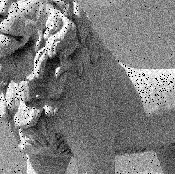
#> input picture source.jpg, 175 x 174 px
$ python imreg.py
#> lines starting #> are read from the running program, lines starting #| are printed output that depends on the picture
import cv2
import numpy as np
from matplotlib import pyplot as plt

# load two images
img = cv2.imread('source.jpg', 0)
#> img is the input picture: shape (174, 175); min 0, max 255, mean 123.7
img2 = cv2.imread('target.jpg', 0)
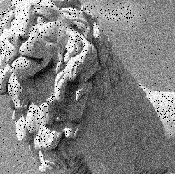
#> input picture target.jpg, 175 x 174 px
#> img2 is the input picture: shape (174, 175); min 0, max 255, mean 129.3

# apply fast fourier transform (FFT) to two images
G_a = np.fft.fft2(img)
G_b = np.fft.fft2(img2)
# multiply two elements
conj_a = np.ma.conjugate(G_a)
R = G_b * conj_a
R /= np.absolute(R)
# apply inverse FFT, r: result
r = np.fft.ifft2(R).real
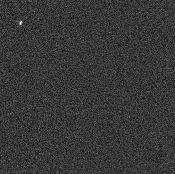
#> r: shape (174, 175) float64; min -0.0215, max 0.0753, mean 3.28e-05; drawn with min black and max white

# show plot
plt.subplot(131), plt.imshow(img, cmap='gray')
plt.title('input Image'), plt.xticks([]), plt.yticks([])
plt.subplot(132), plt.imshow(img2, cmap='gray')
plt.title('translated Image'), plt.xticks([]), plt.yticks([])
plt.subplot(133), plt.imshow(r, cmap='gray')
plt.title('output Image'), plt.xticks([]), plt.yticks([])
plt.show()
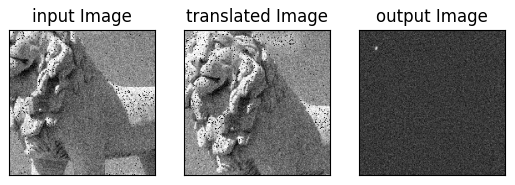
#> figure drawn by matplotlib, 3 panels
